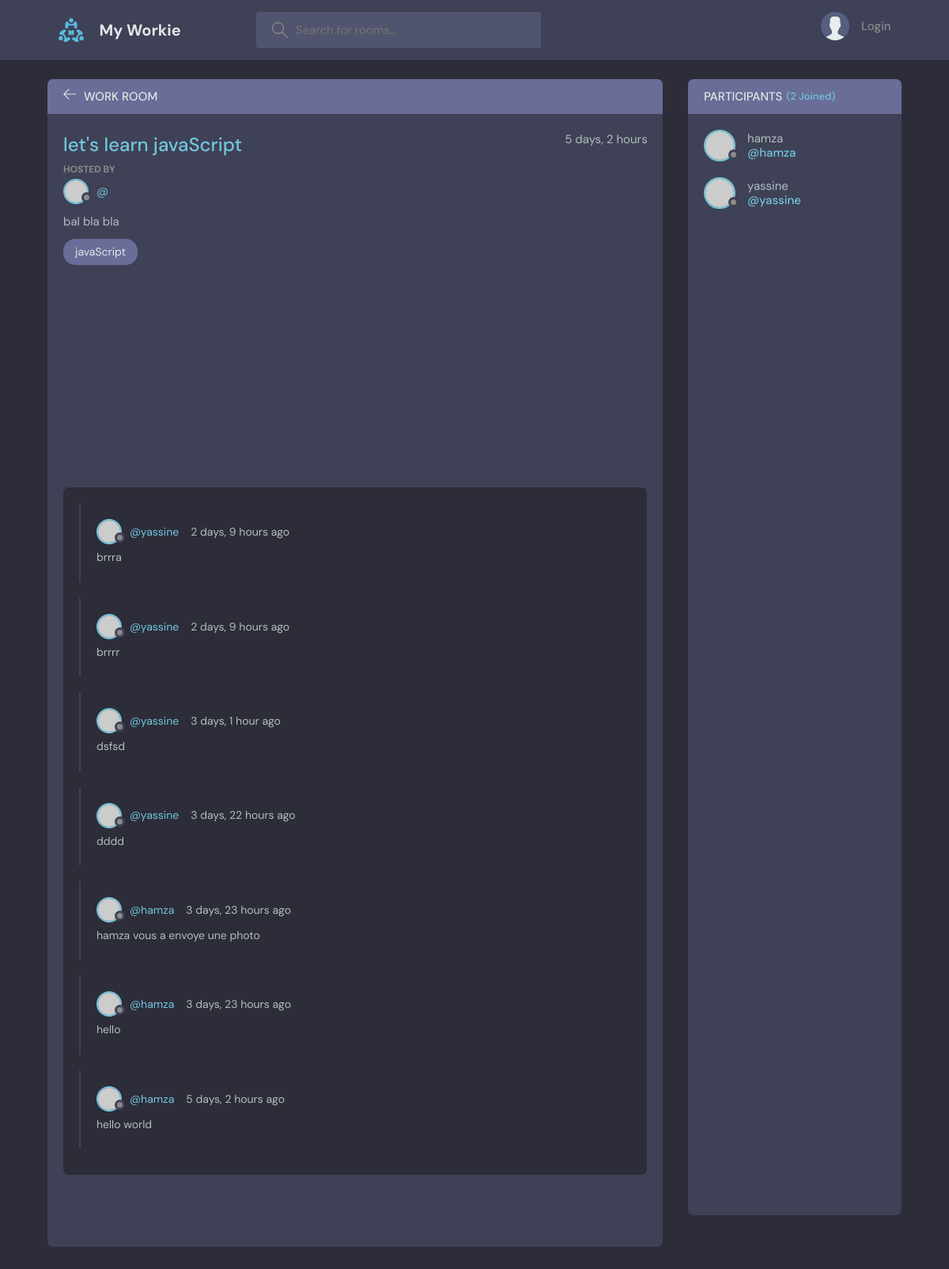
/room/1, run on the app's committed database.
### base/models.py (models this page shows, shortened)
class Room(models.Model):
    host = models.ForeignKey(User, on_delete=models.SET_NULL, null=True)
    topic = models.ForeignKey(Topic, on_delete=models.SET_NULL, null=True)
    name = models.CharField(max_length=200)
    description = models.TextField(null=True, blank=True)
    participants = models.ManyToManyField(User,related_name='participants', blank=True)
    updated = models.DateTimeField(auto_now=True)
    created = models.DateTimeField(auto_now_add=True)
    class Meta:
        ordering = ['-updated','-created']

class Topic(models.Model):
    name = models.CharField(max_length=200)
    def __str__(self):
        return self.name

class Message(models.Model):
    user = models.ForeignKey(User, on_delete=models.CASCADE)
    room = models.ForeignKey(Room, on_delete=models.CASCADE)
    body = models.TextField(null=True, blank=True)
    updated = models.DateTimeField(auto_now=True)
    created = models.DateTimeField(auto_now_add=True)
    class Meta:
        ordering = ['-updated','-created']

### base/views.py (the view, shortened to what this page needs)
# urls.py: path('room/<str:pk>', views.room, name='room'),
def room(request,pk):
    room = Room.objects.get(id=pk)
    room_messages = room.message_set.all().order_by('-created')
    participants = room.participants.all()
    context = {'room': room,'room_messages':room_messages,'participants': participants}
    return render(request, 'base/room.html',context)

### base/templates/base/Room.html (shortened to what this page needs)
{% extends 'main.html' %}
{% block content %}
    <main class="profile-page layout layout--2">
      <div class="container">
        <div class="room">
          <div class="room__top">
            <div class="room__topLeft">
              <a href="{% url 'home' %}">
                <svg version="1.1" xmlns="http://www.w3.org/2000/svg" width="32" height="32" viewBox="0 0 32 32">
                  <title>arrow-left</title>
                  <path
                    d="M13.723 2.286l-13.723 13.714 13.719 13.714 1.616-1.611-10.96-10.96h27.625v-2.286h-27.625l10.965-10.965-1.616-1.607z"
                  ></path>
                </svg>
              </a>
              <h3>Work Room</h3>
            </div>
          </div>
          <div class="room__box scroll">
            <div class="room__header scroll">
              <div class="room__info">
                <h3>{{room.name}}</h3>
                <span>{{room.created|timesince}}</span>
              </div>
              <div class="room__hosted">
                <p>Hosted By</p>
                <a href="{% url 'user-profile' room.host.id %}" class="room__author">
                  <div class="avatar avatar--small">
                    <img src="https://randomuser.me/api/portraits/men/37.jpg" />
                  </div>
                  <span>@{{user.username}}</span>
                </a>
              </div>
              <div class="room__details">
                {{room.description}}
              </div>
              <span class="room__topics">{{room.topic}}</span>
            </div>
            <div class="room__conversation">
              <div class="threads scroll">
                {% for message in room_messages %}
                <div class="thread">
                  <div class="thread__top">
                    <div class="thread__author">
                      <a href="{% url 'user-profile' message.user.id%}" class="thread__authorInfo">
                        <div class="avatar avatar--small">
                          <img src="https://randomuser.me/api/portraits/men/37.jpg" />
                        </div>
                        <span>@{{message.user.username}}</span>
                      </a>
                      <span class="thread__date">{{message.created|timesince}} ago</span>
                    </div>
                  </div>
                  <div class="thread__details">
                    {{message.body}}
                  </div>
                </div>
                {% endfor %}
              </div>
            </div>
          </div>
        </div>
        <div class="participants">
          <h3 class="participants__top">Participants <span>({{participants.count}} Joined)</span></h3>
          <div class="participants__list scroll">
            {% for user in participants %}
            <a href="{% url 'user-profile' user.id %}" class="participant">
              <div class="avatar avatar--medium">
                <img src="https://randomuser.me/api/portraits/men/37.jpg" />
              </div>
              <p>
                {{user.username}}
                <span>@{{user.username}}</span>
              </p>
            </a>
            {% endfor %}
          </div>
        </div>
      </div>
    </main>
{% endblock content %}

### data on the page
Room: name "let's learn javaScript", created "5 days, 2 hours", description "bal bla bla", topic "javaScript"
Message: user.username "yassine", created "2 days, 9 hours", body "brrra"
Message: user.username "yassine", created "2 days, 9 hours", body "brrrr"
Message: user.username "yassine", created "3 days, 1 hour", body "dsfsd"
Message: user.username "yassine", created "3 days, 22 hours", body "dddd"
Message: user.username "hamza", created "3 days, 23 hours", body "hamza vous a envoye une photo"
Message: user.username "hamza", created "3 days, 23 hours", body "hello"
Message: user.username "hamza", created "5 days, 2 hours", body "hello world"

### other printed values
{{ participants.count }} "2"
{{ user.username }} "hamza"
{{ user.username }} "yassine"
